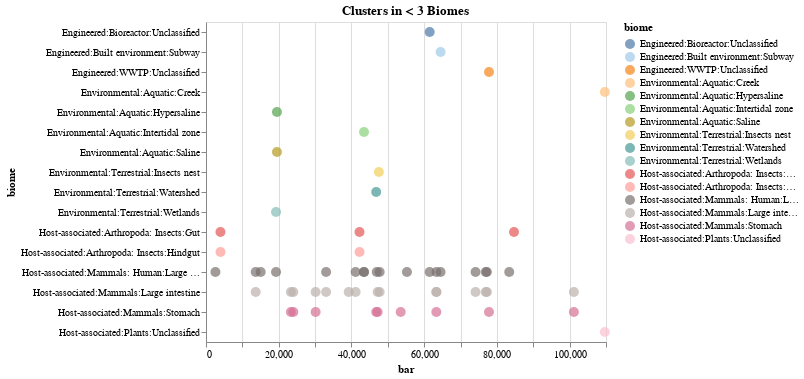

Notebook source saved alongside this figure:
### Code cell
#groupby_df_one_two['bar'] = np.log2(groupby_df_one_two['bar'])
alt.Chart(groupby_df_one_two, title="Clusters in < 3 Biomes").mark_circle(size=100).encode(
    x=alt.X('bar'),#scale=alt.Scale(domain=[10, 16])),
    y='biome', tooltip=['biome', 'bar'],
    color='biome').configure_range(
    category={'scheme':'tableau20'}
)#.configure_axis(
  #  labelFontSize=14,
   # titleFontSize=14).interactive()

### Figure 1 — Vega-Lite specification as saved in the notebook (floating-point values rounded to 4 significant figures)
{"config": {"view": {"continuousWidth": 400, "continuousHeight": 300}, "range": {"category": {"scheme": "tableau20"}}}, "data": {"name": "data-67ae6d7f7141b7a18bea6d95ea91a9c5"}, "mark": {"type": "circle", "size": 100}, "encoding": {"color": {"field": "biome", "type": "nominal"}, "tooltip": [{"field": "biome", "type": "nominal"}, {"field": "bar", "type": "quantitative"}], "x": {"field": "bar", "type": "quantitative"}, "y": {"field": "biome", "type": "nominal"}}, "title": "Clusters in < 3 Biomes", "$schema": "https://vega.github.io/schema/vega-lite/v4.17.0.json", "datasets": {"data-67ae6d7f7141b7a18bea6d95ea91a9c5": [{"bar": 2593, "biome": "Host-associated:Mammals: Human:Large intestine", "one_two": true, "biome_count": 1.0}, {"bar": 3977, "biome": "Host-associated:Arthropoda: Insects:Gut", "one_two": true, "biome_count": 2.0}, {"bar": 3977, "biome": "Host-associated:Arthropoda: Insects:Hindgut", "one_two": true, "biome_count": 2.0}, {"bar": 13670, "biome": "Host-associated:Mammals: Human:Large intestine", "one_two": true, "biome_count": 2.0}, {"bar": 13670, "biome": "Host-associated:Mammals:Large intestine", "one_two": true, "biome_count": 2.0}, {"bar": 15032, "biome": "Host-associated:Mammals: Human:Large intestine", "one_two": true, "biome_count": 1.0}, {"bar": 19260, "biome": "Environmental:Terrestrial:Wetlands", "one_two": true, "biome_count": 2.0}, {"bar": 19260, "biome": "Host-associated:Mammals: Human:Large intestine", "one_two": true, "biome_count": 2.0}, {"bar": 19515, "biome": "Environmental:Aquatic:Saline", "one_two": true, "biome_count": 2.0}, {"bar": 19515, "biome": "Environmental:Aquatic:Hypersaline", "one_two": true, "biome_count": 2.0}, {"bar": 23349, "biome": "Host-associated:Mammals:Large intestine", "one_two": true, "biome_count": 2.0}, {"bar": 23349, "biome": "Host-associated:Mammals:Stomach", "one_two": true, "biome_count": 2.0}, {"bar": 24016, "biome": "Host-associated:Mammals:Stomach", "one_two": true, "biome_count": 2.0}, {"bar": 24016, "biome": "Host-associated:Mammals:Large intestine", "one_two": true, "biome_count": 2.0}, {"bar": 30142, "biome": "Host-associated:Mammals:Stomach", "one_two": true, "biome_count": 2.0}, {"bar": 30142, "biome": "Host-associated:Mammals:Large intestine", "one_two": true, "biome_count": 2.0}, {"bar": 33030, "biome": "Host-associated:Mammals: Human:Large intestine", "one_two": true, "biome_count": 2.0}, {"bar": 33030, "biome": "Host-associated:Mammals:Large intestine", "one_two": true, "biome_count": 2.0}, {"bar": 39242, "biome": "Host-associated:Mammals:Large intestine", "one_two": true, "biome_count": 1.0}, {"bar": 41140, "biome": "Host-associated:Mammals: Human:Large intestine", "one_two": true, "biome_count": 2.0}, {"bar": 41140, "biome": "Host-associated:Mammals:Large intestine", "one_two": true, "biome_count": 2.0}, {"bar": 42217, "biome": "Host-associated:Arthropoda: Insects:Gut", "one_two": true, "biome_count": 2.0}, {"bar": 42217, "biome": "Host-associated:Arthropoda: Insects:Hindgut", "one_two": true, "biome_count": 2.0}, {"bar": 43444, "biome": "Host-associated:Mammals: Human:Large intestine", "one_two": true, "biome_count": 1.0}, {"bar": 43447, "biome": "Host-associated:Mammals: Human:Large intestine", "one_two": true, "biome_count": 2.0}, {"bar": 43447, "biome": "Environmental:Aquatic:Intertidal zone", "one_two": true, "biome_count": 2.0}, {"bar": 46798, "biome": "Host-associated:Mammals:Stomach", "one_two": true, "biome_count": 2.0}, {"bar": 46798, "biome": "Environmental:Terrestrial:Watershed", "one_two": true, "biome_count": 2.0}, {"bar": 46960, "biome": "Host-associated:Mammals: Human:Large intestine", "one_two": true, "biome_count": 1.0}, {"bar": 47204, "biome": "Host-associated:Mammals:Large intestine", "one_two": true, "biome_count": 2.0}, {"bar": 47204, "biome": "Host-associated:Mammals:Stomach", "one_two": true, "biome_count": 2.0}, {"bar": 47549, "biome": "Environmental:Terrestrial:Insects nest", "one_two": true, "biome_count": 1.0}, {"bar": 47744, "biome": "Host-associated:Mammals: Human:Large intestine", "one_two": true, "biome_count": 2.0}, {"bar": 47744, "biome": "Host-associated:Mammals:Large intestine", "one_two": true, "biome_count": 2.0}, {"bar": 53537, "biome": "Host-associated:Mammals:Stomach", "one_two": true, "biome_count": 1.0}, {"bar": 55257, "biome": "Host-associated:Mammals: Human:Large intestine", "one_two": true, "biome_count": 1.0}, {"bar": 61509, "biome": "Host-associated:Mammals: Human:Large intestine", "one_two": true, "biome_count": 2.0}, {"bar": 61509, "biome": "Engineered:Bioreactor:Unclassified", "one_two": true, "biome_count": 2.0}, {"bar": 63343, "biome": "Host-associated:Mammals:Stomach", "one_two": true, "biome_count": 2.0}, {"bar": 63343, "biome": "Host-associated:Mammals:Large intestine", "one_two": true, "biome_count": 2.0}, {"bar": 63368, "biome": "Host-associated:Mammals: Human:Large intestine", "one_two": true, "biome_count": 2.0}, {"bar": 63368, "biome": "Host-associated:Mammals:Large intestine", "one_two": true, "biome_count": 2.0}, {"bar": 64509, "biome": "Host-associated:Mammals: Human:Large intestine", "one_two": true, "biome_count": 2.0}, {"bar": 64509, "biome": "Engineered:Built environment:Subway", "one_two": true, "biome_count": 2.0}, {"bar": 74129, "biome": "Host-associated:Mammals: Human:Large intestine", "one_two": true, "biome_count": 2.0}, {"bar": 74129, "biome": "Host-associated:Mammals:Large intestine", "one_two": true, "biome_count": 2.0}, {"bar": 76943, "biome": "Host-associated:Mammals: Human:Large intestine", "one_two": true, "biome_count": 2.0}, {"bar": 76943, "biome": "Host-associated:Mammals:Large intestine", "one_two": true, "biome_count": 2.0}, {"bar": 77241, "biome": "Host-associated:Mammals: Human:Large intestine", "one_two": true, "biome_count": 2.0}, {"bar": 77241, "biome": "Host-associated:Mammals:Large intestine", "one_two": true, "biome_count": 2.0}, {"bar": 77824, "biome": "Host-associated:Mammals:Stomach", "one_two": true, "biome_count": 2.0}, {"bar": 77824, "biome": "Engineered:WWTP:Unclassified", "one_two": true, "biome_count": 2.0}, {"bar": 83390, "biome": "Host-associated:Mammals: Human:Large intestine", "one_two": true, "biome_count": 1.0}, {"bar": 84700, "biome": "Host-associated:Arthropoda: Insects:Gut", "one_two": true, "biome_count": 1.0}, {"bar": 101165, "biome": "Host-associated:Mammals:Stomach", "one_two": true, "biome_count": 2.0}, {"bar": 101165, "biome": "Host-associated:Mammals:Large intestine", "one_two": true, "biome_count": 2.0}, {"bar": 109674, "biome": "Host-associated:Plants:Unclassified", "one_two": true, "biome_count": 2.0}, {"bar": 109674, "biome": "Environmental:Aquatic:Creek", "one_two": true, "biome_count": 2.0}]}}
